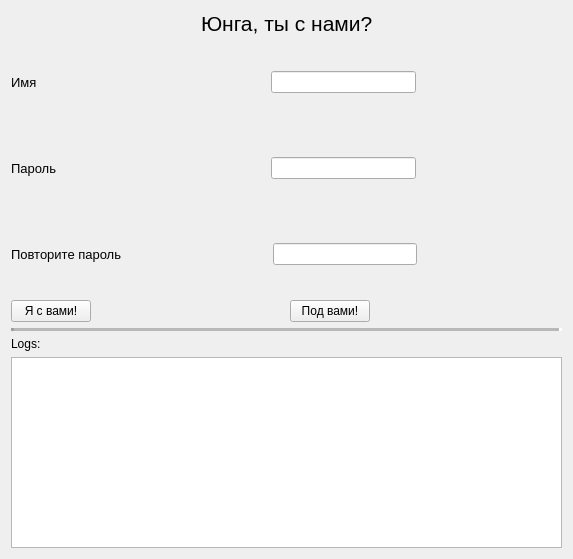
<?xml version="1.0" encoding="UTF-8"?>
<ui version="4.0">
 <class>Registration</class>
 <widget class="QWidget" name="Registration">
  <property name="geometry">
   <rect>
    <x>0</x>
    <y>0</y>
    <width>573</width>
    <height>559</height>
   </rect>
  </property>
  <property name="windowTitle">
   <string>Форма регистрации</string>
  </property>
  <layout class="QGridLayout" name="gridLayout">
   <item row="4" column="0">
    <widget class="QTextBrowser" name="logsBrows"/>
   </item>
   <item row="0" column="0">
    <layout class="QVBoxLayout" name="verticalLayout_2">
     <item>
      <layout class="QHBoxLayout" name="horizontalLayout_5">
       <item>
        <spacer name="horizontalSpacer_9">
         <property name="orientation">
          <enum>Qt::Horizontal</enum>
         </property>
         <property name="sizeHint" stdset="0">
          <size>
           <width>40</width>
           <height>20</height>
          </size>
         </property>
        </spacer>
       </item>
       <item>
        <widget class="QLabel" name="label_4">
         <property name="font">
          <font>
           <pointsize>16</pointsize>
          </font>
         </property>
         <property name="text">
          <string>Юнга, ты с нами?</string>
         </property>
         <property name="textFormat">
          <enum>Qt::AutoText</enum>
         </property>
        </widget>
       </item>
       <item>
        <spacer name="horizontalSpacer_10">
         <property name="orientation">
          <enum>Qt::Horizontal</enum>
         </property>
         <property name="sizeHint" stdset="0">
          <size>
           <width>40</width>
           <height>20</height>
          </size>
         </property>
        </spacer>
       </item>
      </layout>
     </item>
     <item>
      <layout class="QHBoxLayout" name="horizontalLayout">
       <item>
        <widget class="QLabel" name="label">
         <property name="minimumSize">
          <size>
           <width>108</width>
           <height>80</height>
          </size>
         </property>
         <property name="font">
          <font>
           <pointsize>10</pointsize>
          </font>
         </property>
         <property name="text">
          <string>Имя</string>
         </property>
        </widget>
       </item>
       <item>
        <spacer name="horizontalSpacer">
         <property name="orientation">
          <enum>Qt::Horizontal</enum>
         </property>
         <property name="sizeHint" stdset="0">
          <size>
           <width>40</width>
           <height>20</height>
          </size>
         </property>
        </spacer>
       </item>
       <item>
        <widget class="QLineEdit" name="line_name">
         <property name="minimumSize">
          <size>
           <width>142</width>
           <height>20</height>
          </size>
         </property>
        </widget>
       </item>
       <item>
        <spacer name="horizontalSpacer_4">
         <property name="orientation">
          <enum>Qt::Horizontal</enum>
         </property>
         <property name="sizeHint" stdset="0">
          <size>
           <width>40</width>
           <height>20</height>
          </size>
         </property>
        </spacer>
       </item>
      </layout>
     </item>
     <item>
      <layout class="QHBoxLayout" name="horizontalLayout_2">
       <item>
        <widget class="QLabel" name="label_2">
         <property name="minimumSize">
          <size>
           <width>108</width>
           <height>80</height>
          </size>
         </property>
         <property name="font">
          <font>
           <pointsize>10</pointsize>
          </font>
         </property>
         <property name="text">
          <string>Пароль</string>
         </property>
        </widget>
       </item>
       <item>
        <spacer name="horizontalSpacer_2">
         <property name="orientation">
          <enum>Qt::Horizontal</enum>
         </property>
         <property name="sizeHint" stdset="0">
          <size>
           <width>40</width>
           <height>20</height>
          </size>
         </property>
        </spacer>
       </item>
       <item>
        <widget class="QLineEdit" name="line_password">
         <property name="minimumSize">
          <size>
           <width>142</width>
           <height>20</height>
          </size>
         </property>
         <property name="echoMode">
          <enum>QLineEdit::PasswordEchoOnEdit</enum>
         </property>
        </widget>
       </item>
       <item>
        <spacer name="horizontalSpacer_5">
         <property name="orientation">
          <enum>Qt::Horizontal</enum>
         </property>
         <property name="sizeHint" stdset="0">
          <size>
           <width>40</width>
           <height>20</height>
          </size>
         </property>
        </spacer>
       </item>
      </layout>
     </item>
     <item>
      <layout class="QHBoxLayout" name="horizontalLayout_3">
       <item>
        <widget class="QLabel" name="label_3">
         <property name="minimumSize">
          <size>
           <width>108</width>
           <height>80</height>
          </size>
         </property>
         <property name="font">
          <font>
           <pointsize>10</pointsize>
          </font>
         </property>
         <property name="text">
          <string>Повторите пароль</string>
         </property>
        </widget>
       </item>
       <item>
        <spacer name="horizontalSpacer_6">
         <property name="orientation">
          <enum>Qt::Horizontal</enum>
         </property>
         <property name="sizeHint" stdset="0">
          <size>
           <width>40</width>
           <height>20</height>
          </size>
         </property>
        </spacer>
       </item>
       <item>
        <widget class="QLineEdit" name="line_varif_password">
         <property name="minimumSize">
          <size>
           <width>142</width>
           <height>20</height>
          </size>
         </property>
         <property name="echoMode">
          <enum>QLineEdit::Password</enum>
         </property>
        </widget>
       </item>
       <item>
        <spacer name="horizontalSpacer_3">
         <property name="orientation">
          <enum>Qt::Horizontal</enum>
         </property>
         <property name="sizeHint" stdset="0">
          <size>
           <width>40</width>
           <height>20</height>
          </size>
         </property>
        </spacer>
       </item>
      </layout>
     </item>
     <item>
      <layout class="QHBoxLayout" name="horizontalLayout_4">
       <item>
        <widget class="QPushButton" name="ok_btn">
         <property name="text">
          <string>Я с вами!</string>
         </property>
        </widget>
       </item>
       <item>
        <spacer name="horizontalSpacer_7">
         <property name="orientation">
          <enum>Qt::Horizontal</enum>
         </property>
         <property name="sizeHint" stdset="0">
          <size>
           <width>40</width>
           <height>20</height>
          </size>
         </property>
        </spacer>
       </item>
       <item>
        <widget class="QPushButton" name="back_btn">
         <property name="text">
          <string>Под вами!</string>
         </property>
        </widget>
       </item>
       <item>
        <spacer name="horizontalSpacer_8">
         <property name="orientation">
          <enum>Qt::Horizontal</enum>
         </property>
         <property name="sizeHint" stdset="0">
          <size>
           <width>120</width>
           <height>20</height>
          </size>
         </property>
        </spacer>
       </item>
      </layout>
     </item>
    </layout>
   </item>
   <item row="3" column="0">
    <widget class="QLabel" name="label_5">
     <property name="text">
      <string>Logs:</string>
     </property>
    </widget>
   </item>
   <item row="2" column="0">
    <widget class="Line" name="line">
     <property name="lineWidth">
      <number>3</number>
     </property>
     <property name="midLineWidth">
      <number>6</number>
     </property>
     <property name="orientation">
      <enum>Qt::Horizontal</enum>
     </property>
    </widget>
   </item>
  </layout>
 </widget>
 <resources/>
 <connections/>
</ui>
